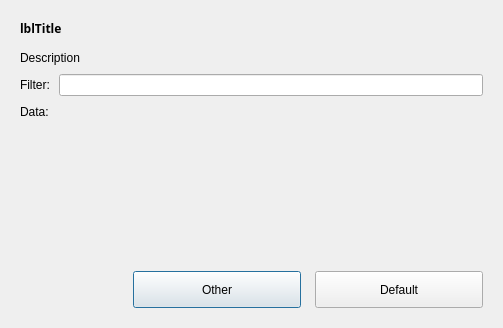
<?xml version="1.0" encoding="UTF-8"?>
<ui version="4.0">
 <class>Dialog</class>
 <widget class="QDialog" name="Dialog">
  <property name="geometry">
   <rect>
    <x>0</x>
    <y>0</y>
    <width>503</width>
    <height>328</height>
   </rect>
  </property>
  <property name="windowTitle">
   <string>Dialog</string>
  </property>
  <property name="autoFillBackground">
   <bool>false</bool>
  </property>
  <layout class="QVBoxLayout" name="verticalLayout_2">
   <item>
    <widget class="QFrame" name="frContainer">
     <property name="frameShape">
      <enum>QFrame::NoFrame</enum>
     </property>
     <property name="frameShadow">
      <enum>QFrame::Raised</enum>
     </property>
     <layout class="QVBoxLayout" name="verticalLayout">
      <property name="spacing">
       <number>9</number>
      </property>
      <item>
       <layout class="QHBoxLayout" name="DialogTitle">
        <property name="bottomMargin">
         <number>5</number>
        </property>
        <item>
         <widget class="QLabel" name="lblTitle">
          <property name="sizePolicy">
           <sizepolicy hsizetype="Preferred" vsizetype="Preferred">
            <horstretch>0</horstretch>
            <verstretch>0</verstretch>
           </sizepolicy>
          </property>
          <property name="maximumSize">
           <size>
            <width>16777215</width>
            <height>45</height>
           </size>
          </property>
          <property name="font">
           <font>
            <family>Century Gothic</family>
            <weight>75</weight>
            <bold>true</bold>
           </font>
          </property>
          <property name="text">
           <string>lblTitle</string>
          </property>
         </widget>
        </item>
       </layout>
      </item>
      <item>
       <widget class="QLabel" name="lblMessage">
        <property name="text">
         <string>Description</string>
        </property>
        <property name="alignment">
         <set>Qt::AlignLeading|Qt::AlignLeft|Qt::AlignVCenter</set>
        </property>
        <property name="wordWrap">
         <bool>true</bool>
        </property>
        <property name="margin">
         <number>0</number>
        </property>
       </widget>
      </item>
      <item>
       <layout class="QGridLayout" name="gridLayout">
        <item row="0" column="0">
         <widget class="QLabel" name="lblFilterTitle">
          <property name="text">
           <string>Filter:</string>
          </property>
         </widget>
        </item>
        <item row="0" column="1">
         <widget class="QLineEdit" name="txtFilter"/>
        </item>
        <item row="1" column="0">
         <widget class="QLabel" name="lblDataTitle">
          <property name="text">
           <string>Data:</string>
          </property>
          <property name="alignment">
           <set>Qt::AlignLeading|Qt::AlignLeft|Qt::AlignTop</set>
          </property>
         </widget>
        </item>
        <item row="1" column="1">
         <widget class="QFrame" name="lstData">
          <property name="sizePolicy">
           <sizepolicy hsizetype="Preferred" vsizetype="Preferred">
            <horstretch>1</horstretch>
            <verstretch>1</verstretch>
           </sizepolicy>
          </property>
          <property name="frameShape">
           <enum>QFrame::NoFrame</enum>
          </property>
          <property name="frameShadow">
           <enum>QFrame::Raised</enum>
          </property>
         </widget>
        </item>
       </layout>
      </item>
      <item>
       <layout class="QHBoxLayout" name="DialogButtons">
        <property name="topMargin">
         <number>5</number>
        </property>
        <item>
         <spacer name="ButtonAlignSpacer">
          <property name="orientation">
           <enum>Qt::Horizontal</enum>
          </property>
          <property name="sizeHint" stdset="0">
           <size>
            <width>40</width>
            <height>20</height>
           </size>
          </property>
         </spacer>
        </item>
        <item>
         <widget class="QPushButton" name="btnCancel">
          <property name="enabled">
           <bool>true</bool>
          </property>
          <property name="minimumSize">
           <size>
            <width>168</width>
            <height>37</height>
           </size>
          </property>
          <property name="maximumSize">
           <size>
            <width>168</width>
            <height>37</height>
           </size>
          </property>
          <property name="text">
           <string>Other</string>
          </property>
          <property name="default">
           <bool>false</bool>
          </property>
         </widget>
        </item>
        <item>
         <spacer name="ButtonsSpacer">
          <property name="orientation">
           <enum>Qt::Horizontal</enum>
          </property>
          <property name="sizeType">
           <enum>QSizePolicy::Fixed</enum>
          </property>
          <property name="sizeHint" stdset="0">
           <size>
            <width>5</width>
            <height>20</height>
           </size>
          </property>
         </spacer>
        </item>
        <item>
         <widget class="QPushButton" name="btnOK">
          <property name="enabled">
           <bool>true</bool>
          </property>
          <property name="minimumSize">
           <size>
            <width>168</width>
            <height>37</height>
           </size>
          </property>
          <property name="maximumSize">
           <size>
            <width>168</width>
            <height>37</height>
           </size>
          </property>
          <property name="text">
           <string>Default</string>
          </property>
          <property name="default">
           <bool>false</bool>
          </property>
         </widget>
        </item>
       </layout>
      </item>
     </layout>
    </widget>
   </item>
  </layout>
 </widget>
 <resources/>
 <connections/>
</ui>
